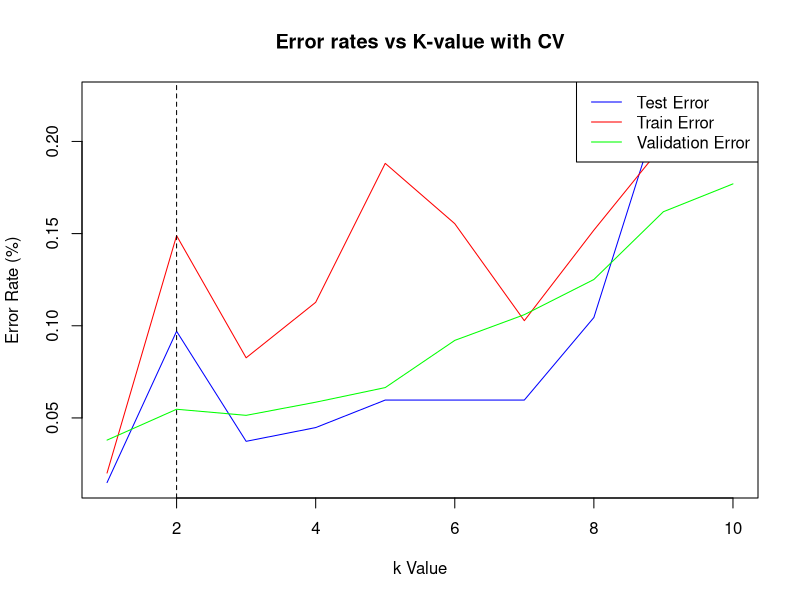

Generate this figure with R:
library(palmerpenguins)
library(caTools)
library(class)
library(caret)
library(ggfortify)
data(penguins)

penguins <- na.omit(penguins)

set.seed(123)
# 60/40 split
training_rows <- sample(1:nrow(penguins), replace = F, size = nrow(penguins) * 0.6)


# Training set
train_penguins <- penguins[training_rows, -c(2, 8)]
train_label <- train_penguins$species
train_penguins <- scale(train_penguins[c("bill_length_mm", "bill_depth_mm", "flipper_length_mm", "body_mass_g")])


# Testing set
test_penguins <- penguins[-training_rows, -c(2, 8)]
test_penguins <- scale(test_penguins[c("bill_length_mm", "bill_depth_mm", "flipper_length_mm", "body_mass_g")])
test_label <- penguins[-training_rows, 1]

# Testing K 1-10
k <- 1:10
# Setup all our lists including the validation error
k_train_errors <- numeric(length(k))
k_test_errors <- numeric(length(k))
k_val_errors <- numeric(length(k))

# First we loop through every k value
for (i in 1:length(k)) {
    # Setting up some lists to keep track of values within each fold for each k value
    train_fold_errors <- numeric(10)
    val_fold_errors <- numeric(10)
    # Create our folds (10 in this case)
    folds <- createFolds(train_label, k = 10)

    # Now we loop through each fold
    for (fold in 1:length(folds)) {
        # Lets get the training rows for this fold
        train_idx <- unlist(folds[[fold]])
        # And seperate out the validation rows for our calulations later
        val_idx <- setdiff(1:length(train_label), train_idx)

        # Here we are setting the variables for the fold
        # Train fold is our training rows, X and Y are our data and subsequent labels
        X_train_fold <- train_penguins[train_idx,]
        X_val_fold <- train_penguins[val_idx,]
        y_train_fold <- train_label[train_idx]
        y_val_fold <- train_label[val_idx]

        # Train our model on this folds training rows
        knn <- train(
            x = X_train_fold,
            y = y_train_fold,
            method = "knn",
            tuneGrid = data.frame(k = k[i])
        )

        # Make our valdation statistics
        y_val_pred <- predict(knn, X_val_fold)
        # Producing a confusion matrix from our validation rows for this fold
        val_fold_errors[fold] <- (confusionMatrix(y_val_pred, y_val_fold)$overall["Accuracy"])
    }
    # Save all errors to their respective K value, we are calculating error rates by minusing 1
    k_train_errors[i] <- 1 - mean(knn$results$Accuracy)
    # Test error is made from a prediction of our test split, we are testing unseen data
    k_test_errors[i] <- 1 - confusionMatrix(predict(knn, test_penguins), as.factor(test_label$species))$overall["Accuracy"]
    k_val_errors[i] <- 1 - mean(val_fold_errors)
}
# Select our k value by lowest validation error,
# In this case specifically we are adding 1 to prevent overfitting (more detail in report)
best_k <- which.min(k_val_errors) + 1
knn_best <- train(
    x = train_penguins,
    y = train_label,
    method = "knn",
    tuneGrid = data.frame(k = best_k)
)

# Plot our graph with sensible y limitations
y_min <- min(k_train_errors, k_test_errors)
y_max <- max(k_train_errors, k_test_errors)
plot(k, k_test_errors, type = "l", col = "blue", 
     xlab = "k Value", ylab = "Error Rate (%)", main = "Error rates vs K-value with CV", ylim = c(y_min, y_max))
lines(k, k_train_errors, col = "red")
lines(k, k_val_errors, col = "green")
legend("topright", legend = c("Test Error", "Train Error", "Validation Error"),
       col = c("blue", "red", "green"), lty = 1)
# Plot our K value
abline(v = best_k, col = "black", lty = 2)

# Make our predictions and calculate F1, more detail on calculations in knn.r
test_predictions <- predict(knn_best, test_penguins)
matrix <- confusionMatrix(test_predictions,  test_label$species)
precision <- mean(matrix$byClass[, "Pos Pred Value"])
recall <- mean(matrix$byClass[, "Recall"])
f1_score <- 2 * (precision * recall) / (precision + recall)
